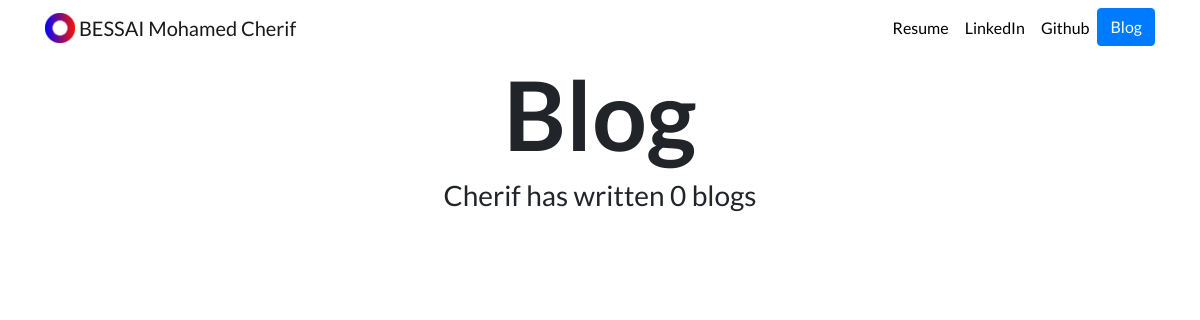
The page /blog/ on the database as committed earlier.
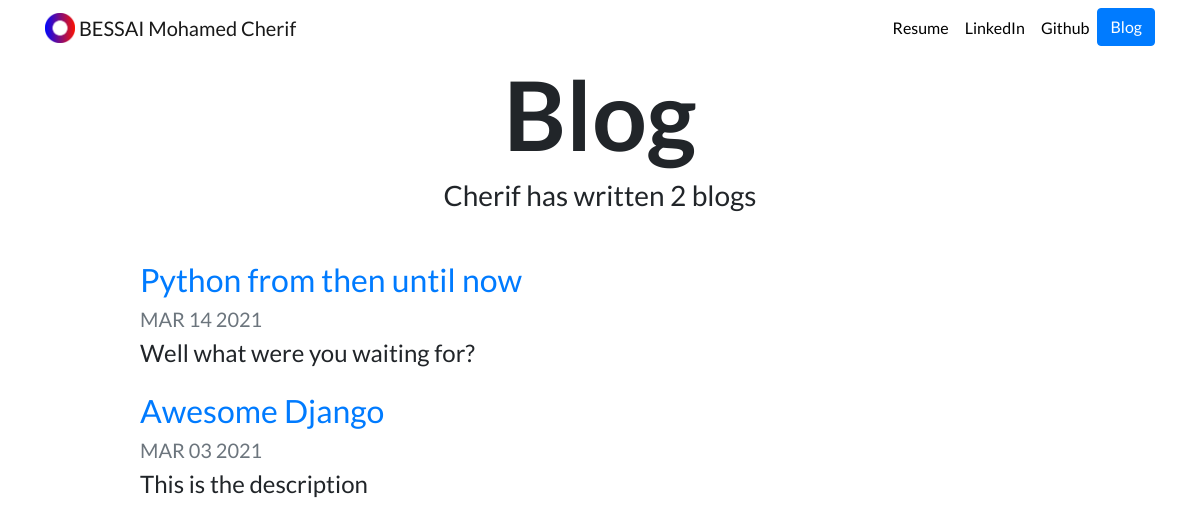
The same page on the database as committed later.
### blog/models.py (models this page shows, shortened)
class Blog(models.Model):
    title = models.CharField(max_length=100)
    date = models.DateField()
    description = models.TextField(max_length=10000)

### blog/views.py (the view)
# urls.py: path('', views.all_blogs, name="all_blogs"),
def all_blogs(request):
    blogs = Blog.objects.order_by("-date")
    return render(request, "blog/all_blogs.html",{"blogs":blogs})

### blog/templates/blog/all_blogs.html
{% extends "portfolio/base.html" %}
{% load static %}
{% block content %}
<h1 id="blogtitle" class="font-weight-bold text-center">Blog</h1>
<h3 class="text-center mb-5">Cherif has written {{ blogs.count }} blog{{ blogs.count|pluralize }}</h3>
{% for blog in blogs %}
<div class="row justify-content-center my-3">
  <div class="col-md-10">
    <a href="{% url 'blog:detail' blog.id %}">
      <h2>{{ blog.title }}</h2>
    </a>
    <h5 class="text-muted">{{ blog.date|date:'M d Y'|upper }}</h5>
    <h4>{{ blog.description|striptags|truncatechars:100 }}</h4>
  </div>
</div>
{% endfor %}
{% endblock %}

Rows that differ between the two databases and show on the page:
added Blog: title "Python from then until now", date "MAR 14 2021", description "Well what were you waiting for?"
added Blog: title "Awesome Django", date "MAR 03 2021", description "This is the description"
Other text that changed with them:
{{ blogs.count }}: "0" → "2"
